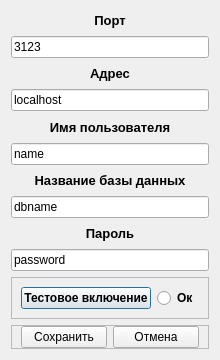
<?xml version="1.0" encoding="UTF-8"?>
<ui version="4.0">
 <class>SettingsDialog</class>
 <widget class="QDialog" name="SettingsDialog">
  <property name="geometry">
   <rect>
    <x>0</x>
    <y>0</y>
    <width>220</width>
    <height>360</height>
   </rect>
  </property>
  <property name="minimumSize">
   <size>
    <width>220</width>
    <height>360</height>
   </size>
  </property>
  <property name="maximumSize">
   <size>
    <width>220</width>
    <height>16777215</height>
   </size>
  </property>
  <property name="windowTitle">
   <string>Dialog</string>
  </property>
  <layout class="QVBoxLayout" name="verticalLayout">
   <item>
    <widget class="QLabel" name="label">
     <property name="font">
      <font>
       <pointsize>10</pointsize>
       <bold>true</bold>
      </font>
     </property>
     <property name="text">
      <string>Порт</string>
     </property>
     <property name="alignment">
      <set>Qt::AlignCenter</set>
     </property>
    </widget>
   </item>
   <item>
    <widget class="QLineEdit" name="txtPort">
     <property name="text">
      <string>3123</string>
     </property>
    </widget>
   </item>
   <item>
    <widget class="QLabel" name="label_address">
     <property name="font">
      <font>
       <pointsize>10</pointsize>
       <bold>true</bold>
      </font>
     </property>
     <property name="text">
      <string>Адрес</string>
     </property>
     <property name="alignment">
      <set>Qt::AlignCenter</set>
     </property>
    </widget>
   </item>
   <item>
    <widget class="QLineEdit" name="txtAddress">
     <property name="text">
      <string>localhost</string>
     </property>
    </widget>
   </item>
   <item>
    <widget class="QLabel" name="label_username">
     <property name="font">
      <font>
       <pointsize>10</pointsize>
       <bold>true</bold>
      </font>
     </property>
     <property name="text">
      <string>Имя пользователя</string>
     </property>
     <property name="alignment">
      <set>Qt::AlignCenter</set>
     </property>
    </widget>
   </item>
   <item>
    <widget class="QLineEdit" name="txtUsername">
     <property name="text">
      <string>name</string>
     </property>
    </widget>
   </item>
   <item>
    <widget class="QLabel" name="label_name">
     <property name="font">
      <font>
       <pointsize>10</pointsize>
       <bold>true</bold>
      </font>
     </property>
     <property name="text">
      <string>Название базы данных</string>
     </property>
     <property name="alignment">
      <set>Qt::AlignCenter</set>
     </property>
    </widget>
   </item>
   <item>
    <widget class="QLineEdit" name="txtNameDB">
     <property name="text">
      <string>dbname</string>
     </property>
    </widget>
   </item>
   <item>
    <widget class="QLabel" name="label_pass">
     <property name="font">
      <font>
       <pointsize>10</pointsize>
       <bold>true</bold>
      </font>
     </property>
     <property name="text">
      <string>Пароль</string>
     </property>
     <property name="alignment">
      <set>Qt::AlignCenter</set>
     </property>
    </widget>
   </item>
   <item>
    <widget class="QLineEdit" name="txtPass">
     <property name="text">
      <string>password</string>
     </property>
    </widget>
   </item>
   <item>
    <widget class="QFrame" name="frame">
     <property name="font">
      <font>
       <bold>true</bold>
      </font>
     </property>
     <property name="frameShape">
      <enum>QFrame::StyledPanel</enum>
     </property>
     <property name="frameShadow">
      <enum>QFrame::Raised</enum>
     </property>
     <layout class="QHBoxLayout" name="horizontalLayout">
      <item>
       <widget class="QPushButton" name="pushButton">
        <property name="text">
         <string>Тестовое включение</string>
        </property>
       </widget>
      </item>
      <item>
       <widget class="QRadioButton" name="radioBtnOk">
        <property name="text">
         <string>Ок</string>
        </property>
        <property name="checkable">
         <bool>false</bool>
        </property>
       </widget>
      </item>
     </layout>
    </widget>
   </item>
   <item>
    <widget class="QFrame" name="frame_2">
     <property name="frameShape">
      <enum>QFrame::StyledPanel</enum>
     </property>
     <property name="frameShadow">
      <enum>QFrame::Raised</enum>
     </property>
     <layout class="QHBoxLayout" name="horizontalLayout_2">
      <property name="topMargin">
       <number>0</number>
      </property>
      <property name="bottomMargin">
       <number>0</number>
      </property>
      <item>
       <widget class="QPushButton" name="btnSave">
        <property name="text">
         <string>Сохранить</string>
        </property>
       </widget>
      </item>
      <item>
       <widget class="QPushButton" name="btnCancel">
        <property name="text">
         <string>Отмена</string>
        </property>
       </widget>
      </item>
     </layout>
    </widget>
   </item>
  </layout>
 </widget>
 <resources/>
 <connections/>
</ui>
